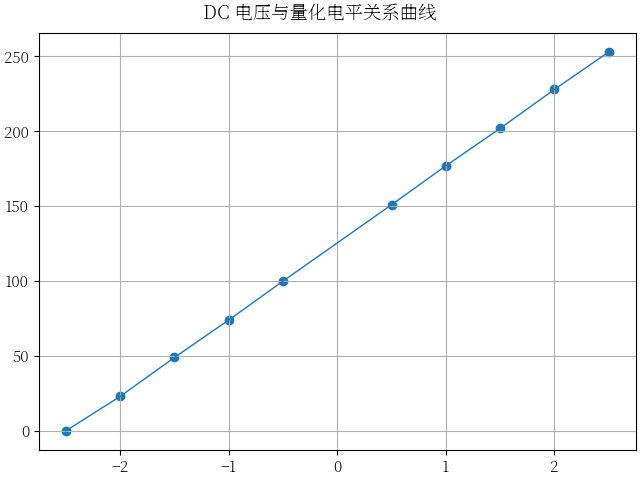

This figure's Python source:
import matplotlib.pyplot as plt

plt.rcParams['mathtext.fontset'] = 'cm'
plt.rcParams['font.size'] = 11
plt.rcParams['font.family'] = 'serif'
plt.rcParams['font.serif'] = ['Noto Serif CJK SC'] + plt.rcParams['font.serif']
plt.rcParams['lines.linewidth'] = 1

fig = plt.figure(num='DC_Quantitive_Voltage', clear=True, layout='constrained')
ax = fig.add_subplot()

x = [-2.5, -2, -1.5, -1, -0.5, 0.5, 1, 1.5, 2, 2.5]
y = [0b00000000, 0b00010111, 0b00110001, 0b01001010, 0b01100100, 0b10010111, 0b10110001, 0b11001010, 0b11100100, 0b11111101]

ax.scatter(x, y)
ax.plot(x, y)

fig.suptitle('DC 电压与量化电平关系曲线')
plt.grid(True)
plt.savefig('DC_Quantitive_Voltage.png')
plt.show()
